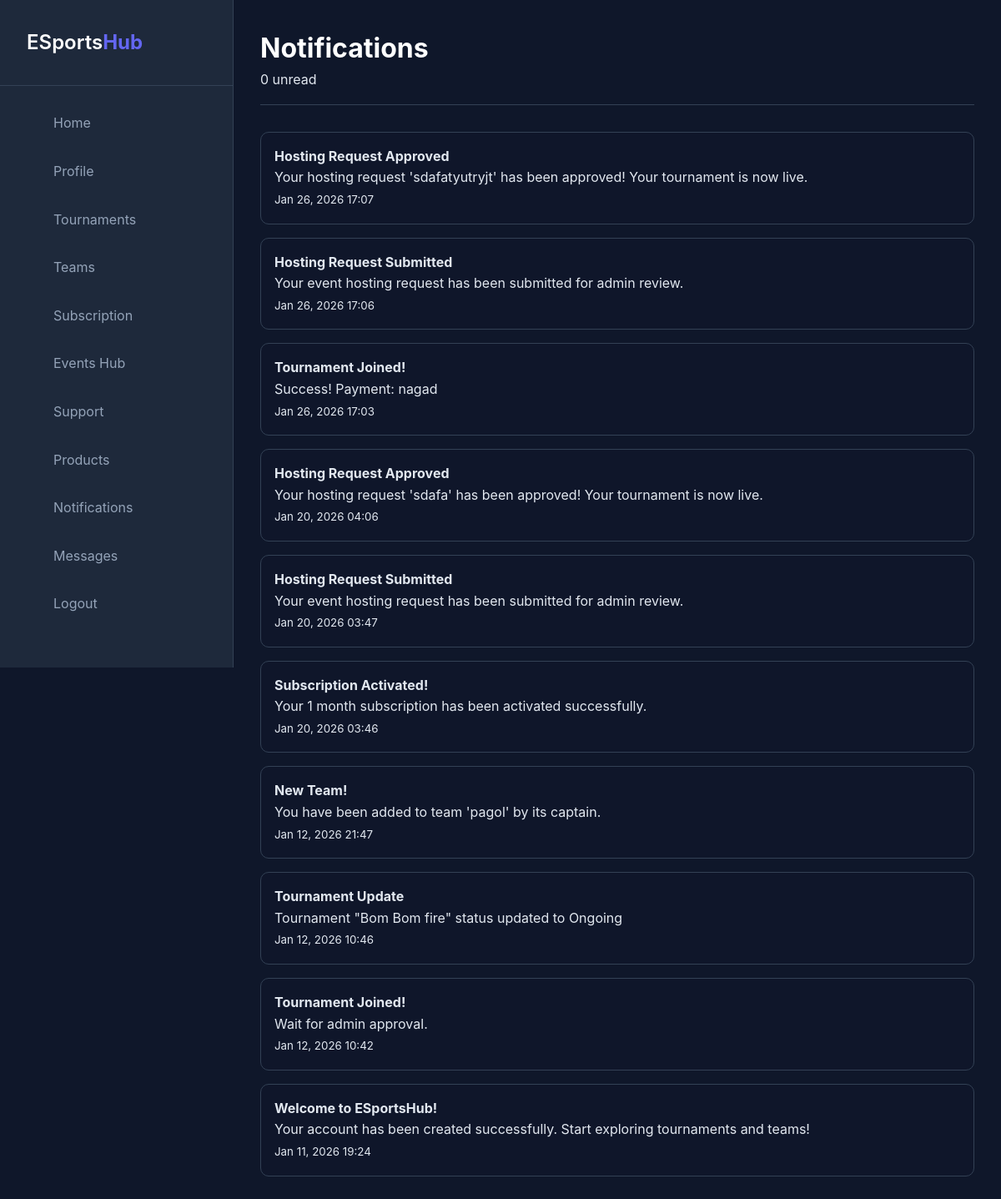
The app's page /user/notifications.php (signed in) with its own data.
### tables this page shows
CREATE TABLE `notifications` (
  `notification_id` int(11) NOT NULL,
  `user_id` int(11) NOT NULL,
  `title` varchar(255) NOT NULL,
  `message` text NOT NULL,
  `notification_type` enum('System','Tournament','Subscription','Hosting','Message','Event') NOT NULL,
  `link_url` varchar(255) DEFAULT NULL,
  `is_read` tinyint(1) DEFAULT 0,
  `created_at` timestamp NOT NULL DEFAULT current_timestamp()
);

### user/notifications.php (the view, shortened to what this page needs)
<?php
$conn = getConnection();
$user_id = $_SESSION['user_id'] ?? 0;
$stmt = $conn->prepare("
    SELECT notification_id, title, message, notification_type, is_read, created_at
    FROM notifications
    WHERE user_id = ?
    ORDER BY created_at DESC
");
$stmt->bind_param("i", $user_id);
$stmt->execute();
$notifications = $stmt->get_result()->fetch_all(MYSQLI_ASSOC);
$stmt = $conn->prepare("
    SELECT COUNT(*) AS total
    FROM notifications
    WHERE user_id = ? AND is_read = 0
");
$stmt->bind_param("i", $user_id);
$stmt->execute();
$unread_count = $stmt->get_result()->fetch_assoc()['total'];
?>
<!DOCTYPE html>
<html lang="en">
<head>
    <link rel="stylesheet" href="../assets/css/style.css">
    <link rel="stylesheet" href="../assets/css/dashboard.css">
</head>
<body class="dashboard-body">
<div class="dashboard-container">
    <?php include 'includes/sidebar.php'; ?>
    <main class="main-content">
        <div class="top-bar">
            <div>
                <h1>Notifications</h1>
                <p><?= $unread_count ?> unread</p>
            </div>
        </div>
        <div class="notification-list">
            <?php if (empty($notifications)): ?>
                <p>No notifications yet</p>
            <?php else: ?>
                <?php foreach ($notifications as $n): ?>
                    <div class="notification-item <?= $n['is_read'] ? '' : 'unread' ?>"
                         onclick="window.location.href='notifications.php?read=<?= $n['notification_id'] ?>'">
                        <div>
                            <h4><?= htmlspecialchars($n['title']) ?></h4>
                            <p><?= htmlspecialchars($n['message']) ?></p>
                            <small><?= date('M d, Y H:i', strtotime($n['created_at'])) ?></small>
                        </div>
                    </div>
                <?php endforeach; ?>
            <?php endif; ?>
        </div>
    </main>
</div>
</body>
</html>

### assets/css/style.css (style rules this page uses)
* { margin: 0; padding: 0; box-sizing: border-box; }
:root { --primary-color: #6366f1; --primary-dark: #4f46e5; --secondary-color: #8b5cf6; --accent-color: #ec4899; --bg-color: #0f172a; --bg-light: #1e293b; --text-color: #e2e8f0; --text-muted: #94a3b8; --white: #ffffff; --success: #10b981; --warning: #f59e0b; --danger: #ef4444; --border-color: #334155; --shadow: 0 10px 30px rgba(0, 0, 0, 0.3); --shadow-lg: 0 20px 60px rgba(0, 0, 0, 0.4); }
body { font-family: 'Inter', -apple-system, BlinkMacSystemFont, 'Segoe UI', Roboto, sans-serif; background: linear-gradient(135deg, #0f172a 0%, #1e293b 100%); color: var(--text-color); line-height: 1.6; overflow-x: hidden; }

### assets/css/dashboard.css (style rules this page uses)
.dashboard-body { background: var(--bg-color); min-height: 100vh; }
.dashboard-container { display: flex; min-height: 100vh; }
.main-content { margin-left: 280px; flex: 1; padding: 2rem; width: calc(100% - 280px); }
.top-bar { display: flex; justify-content: space-between; align-items: center; margin-bottom: 2rem; padding-bottom: 1rem; border-bottom: 1px solid var(--border-color); }
.top-bar h1 { font-size: 2rem; color: var(--white); }
.notification-list { display: flex; flex-direction: column; gap: 1rem; }
.notification-item { display: flex; gap: 1rem; padding: 1rem; background: rgba(15, 23, 42, 0.6); border: 1px solid var(--border-color); border-radius: 10px; transition: all 0.3s ease; }
.notification-item { cursor: pointer; }

### records on screen
notifications: title "Hosting Request Approved", message "Your hosting request 'sdafatyutryjt' has been approved! Your tournament is now live.", created_at "Jan 26, 2026 17:07"
notifications: title "Hosting Request Submitted", message "Your event hosting request has been submitted for admin review.", created_at "Jan 26, 2026 17:06"
notifications: title "Tournament Joined!", message "Success! Payment: nagad", created_at "Jan 26, 2026 17:03"
notifications: title "Hosting Request Approved", message "Your hosting request 'sdafa' has been approved! Your tournament is now live.", created_at "Jan 20, 2026 04:06"
notifications: title "Hosting Request Submitted", message "Your event hosting request has been submitted for admin review.", created_at "Jan 20, 2026 03:47"
notifications: title "Subscription Activated!", message "Your 1 month subscription has been activated successfully.", created_at "Jan 20, 2026 03:46"
notifications: title "New Team!", message "You have been added to team 'pagol' by its captain.", created_at "Jan 12, 2026 21:47"
notifications: title "Tournament Update", message "Tournament \"Bom Bom fire\" status updated to Ongoing", created_at "Jan 12, 2026 10:46"
notifications: title "Tournament Joined!", message "Wait for admin approval.", created_at "Jan 12, 2026 10:42"
notifications: title "Welcome to ESportsHub!", message "Your account has been created successfully. Start exploring tournaments and teams!", created_at "Jan 11, 2026 19:24"

### other values on screen
$unread_count "0"
